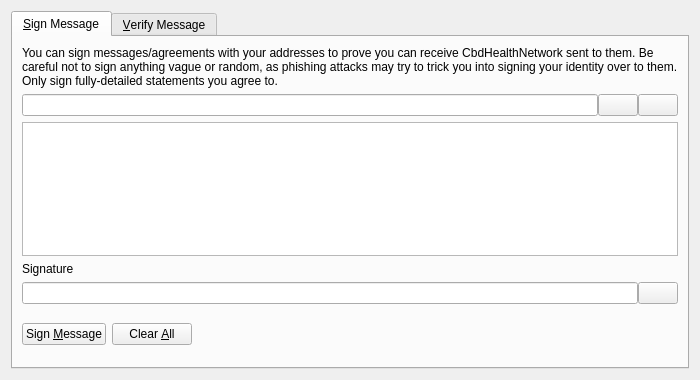
<?xml version="1.0" encoding="UTF-8"?>
<ui version="4.0">
 <class>SignVerifyMessageDialog</class>
 <widget class="QDialog" name="SignVerifyMessageDialog">
  <property name="geometry">
   <rect>
    <x>0</x>
    <y>0</y>
    <width>700</width>
    <height>380</height>
   </rect>
  </property>
  <property name="windowTitle">
   <string>Signatures - Sign / Verify a Message</string>
  </property>
  <property name="modal">
   <bool>true</bool>
  </property>
  <layout class="QVBoxLayout" name="verticalLayout">
   <item>
    <widget class="QTabWidget" name="tabWidget">
     <property name="currentIndex">
      <number>0</number>
     </property>
     <widget class="QWidget" name="tabSignMessage">
      <attribute name="title">
       <string>&amp;Sign Message</string>
      </attribute>
      <layout class="QVBoxLayout" name="verticalLayout_SM">
       <item>
        <widget class="QLabel" name="infoLabel_SM">
         <property name="text">
          <string>You can sign messages/agreements with your addresses to prove you can receive CbdHealthNetwork sent to them. Be careful not to sign anything vague or random, as phishing attacks may try to trick you into signing your identity over to them. Only sign fully-detailed statements you agree to.</string>
         </property>
         <property name="textFormat">
          <enum>Qt::PlainText</enum>
         </property>
         <property name="wordWrap">
          <bool>true</bool>
         </property>
        </widget>
       </item>
       <item>
        <layout class="QHBoxLayout" name="horizontalLayout_1_SM">
         <property name="spacing">
          <number>0</number>
         </property>
         <item>
          <widget class="QValidatedLineEdit" name="addressIn_SM">
           <property name="toolTip">
            <string>The CbdHealthNetwork address to sign the message with</string>
           </property>
          </widget>
         </item>
         <item>
          <widget class="QPushButton" name="addressBookButton_SM">
           <property name="toolTip">
            <string>Choose previously used address</string>
           </property>
           <property name="text">
            <string/>
           </property>
           <property name="shortcut">
            <string>Alt+A</string>
           </property>
           <property name="autoDefault">
            <bool>false</bool>
           </property>
          </widget>
         </item>
         <item>
          <widget class="QPushButton" name="pasteButton_SM">
           <property name="toolTip">
            <string>Paste address from clipboard</string>
           </property>
           <property name="text">
            <string/>
           </property>
           <property name="shortcut">
            <string>Alt+P</string>
           </property>
           <property name="autoDefault">
            <bool>false</bool>
           </property>
          </widget>
         </item>
        </layout>
       </item>
       <item>
        <widget class="QPlainTextEdit" name="messageIn_SM">
         <property name="toolTip">
          <string>Enter the message you want to sign here</string>
         </property>
        </widget>
       </item>
       <item>
        <widget class="QLabel" name="signatureLabel_SM">
         <property name="text">
          <string>Signature</string>
         </property>
         <property name="textFormat">
          <enum>Qt::PlainText</enum>
         </property>
        </widget>
       </item>
       <item>
        <layout class="QHBoxLayout" name="horizontalLayout_2_SM">
         <property name="spacing">
          <number>0</number>
         </property>
         <item>
          <widget class="QLineEdit" name="signatureOut_SM">
           <property name="font">
            <font>
             <italic>true</italic>
            </font>
           </property>
           <property name="readOnly">
            <bool>true</bool>
           </property>
          </widget>
         </item>
         <item>
          <widget class="QPushButton" name="copySignatureButton_SM">
           <property name="toolTip">
            <string>Copy the current signature to the system clipboard</string>
           </property>
           <property name="text">
            <string/>
           </property>
           <property name="autoDefault">
            <bool>false</bool>
           </property>
          </widget>
         </item>
        </layout>
       </item>
       <item>
        <layout class="QHBoxLayout" name="horizontalLayout_3_SM">
         <item>
          <widget class="QPushButton" name="signMessageButton_SM">
           <property name="toolTip">
            <string>Sign the message to prove you own this CbdHealthNetwork address</string>
           </property>
           <property name="text">
            <string>Sign &amp;Message</string>
           </property>
           <property name="autoDefault">
            <bool>false</bool>
           </property>
          </widget>
         </item>
         <item>
          <widget class="QPushButton" name="clearButton_SM">
           <property name="toolTip">
            <string>Reset all sign message fields</string>
           </property>
           <property name="text">
            <string>Clear &amp;All</string>
           </property>
           <property name="autoDefault">
            <bool>false</bool>
           </property>
          </widget>
         </item>
         <item>
          <spacer name="horizontalSpacer_1_SM">
           <property name="orientation">
            <enum>Qt::Horizontal</enum>
           </property>
           <property name="sizeHint" stdset="0">
            <size>
             <width>40</width>
             <height>48</height>
            </size>
           </property>
          </spacer>
         </item>
         <item>
          <widget class="QLabel" name="statusLabel_SM">
           <property name="font">
            <font>
             <weight>75</weight>
             <bold>true</bold>
            </font>
           </property>
           <property name="text">
            <string/>
           </property>
           <property name="wordWrap">
            <bool>true</bool>
           </property>
          </widget>
         </item>
         <item>
          <spacer name="horizontalSpacer_2_SM">
           <property name="orientation">
            <enum>Qt::Horizontal</enum>
           </property>
           <property name="sizeHint" stdset="0">
            <size>
             <width>40</width>
             <height>48</height>
            </size>
           </property>
          </spacer>
         </item>
        </layout>
       </item>
      </layout>
     </widget>
     <widget class="QWidget" name="tabVerifyMessage">
      <attribute name="title">
       <string>&amp;Verify Message</string>
      </attribute>
      <layout class="QVBoxLayout" name="verticalLayout_VM">
       <item>
        <widget class="QLabel" name="infoLabel_VM">
         <property name="text">
          <string>Enter the receiver's address, message (ensure you copy line breaks, spaces, tabs, etc. exactly) and signature below to verify the message. Be careful not to read more into the signature than what is in the signed message itself, to avoid being tricked by a man-in-the-middle attack. Note that this only proves the signing party receives with the address, it cannot prove sendership of any transaction!</string>
         </property>
         <property name="textFormat">
          <enum>Qt::PlainText</enum>
         </property>
         <property name="alignment">
          <set>Qt::AlignLeading|Qt::AlignLeft|Qt::AlignTop</set>
         </property>
         <property name="wordWrap">
          <bool>true</bool>
         </property>
        </widget>
       </item>
       <item>
        <layout class="QHBoxLayout" name="horizontalLayout_1_VM">
         <property name="spacing">
          <number>0</number>
         </property>
         <item>
          <widget class="QValidatedLineEdit" name="addressIn_VM">
           <property name="toolTip">
            <string>The CbdHealthNetwork address the message was signed with</string>
           </property>
          </widget>
         </item>
         <item>
          <widget class="QPushButton" name="addressBookButton_VM">
           <property name="toolTip">
            <string>Choose previously used address</string>
           </property>
           <property name="text">
            <string/>
           </property>
           <property name="shortcut">
            <string>Alt+A</string>
           </property>
           <property name="autoDefault">
            <bool>false</bool>
           </property>
          </widget>
         </item>
        </layout>
       </item>
       <item>
        <widget class="QPlainTextEdit" name="messageIn_VM"/>
       </item>
       <item>
        <widget class="QValidatedLineEdit" name="signatureIn_VM"/>
       </item>
       <item>
        <layout class="QHBoxLayout" name="horizontalLayout_2_VM">
         <item>
          <widget class="QPushButton" name="verifyMessageButton_VM">
           <property name="toolTip">
            <string>Verify the message to ensure it was signed with the specified CbdHealthNetwork address</string>
           </property>
           <property name="text">
            <string>Verify &amp;Message</string>
           </property>
           <property name="autoDefault">
            <bool>false</bool>
           </property>
          </widget>
         </item>
         <item>
          <widget class="QPushButton" name="clearButton_VM">
           <property name="toolTip">
            <string>Reset all verify message fields</string>
           </property>
           <property name="text">
            <string>Clear &amp;All</string>
           </property>
           <property name="autoDefault">
            <bool>false</bool>
           </property>
          </widget>
         </item>
         <item>
          <spacer name="horizontalSpacer_1_VM">
           <property name="orientation">
            <enum>Qt::Horizontal</enum>
           </property>
           <property name="sizeHint" stdset="0">
            <size>
             <width>40</width>
             <height>48</height>
            </size>
           </property>
          </spacer>
         </item>
         <item>
          <widget class="QLabel" name="statusLabel_VM">
           <property name="font">
            <font>
             <weight>75</weight>
             <bold>true</bold>
            </font>
           </property>
           <property name="text">
            <string/>
           </property>
           <property name="wordWrap">
            <bool>true</bool>
           </property>
          </widget>
         </item>
         <item>
          <spacer name="horizontalSpacer_2_VM">
           <property name="orientation">
            <enum>Qt::Horizontal</enum>
           </property>
           <property name="sizeHint" stdset="0">
            <size>
             <width>40</width>
             <height>48</height>
            </size>
           </property>
          </spacer>
         </item>
        </layout>
       </item>
      </layout>
     </widget>
    </widget>
   </item>
  </layout>
 </widget>
 <customwidgets>
  <customwidget>
   <class>QValidatedLineEdit</class>
   <extends>QLineEdit</extends>
   <header>qvalidatedlineedit.h</header>
  </customwidget>
 </customwidgets>
 <resources>
  <include location="../cbdhealthnetwork.qrc"/>
 </resources>
 <connections/>
</ui>
